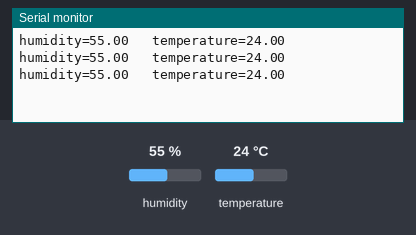
This sketch was run on a simulated Arduino Uno, built with avr-gcc and run on an emulated ATmega328P. Shown: the last lines printed to the serial monitor. Inputs (shaded band) come from the test bench; at power-on: humidity 55 %, temperature 24 °C.

Above: at 3.8 s.
3.9 s: humidity set to 22 %
At 5.9 s:
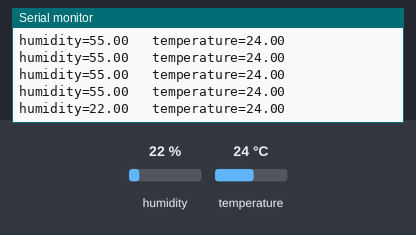
6.8 s: temperature set to 12 °C
At 7.5 s:
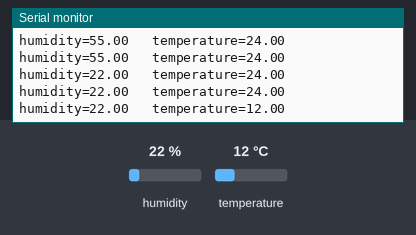
9.7 s: humidity set to 40 %
At 10.9 s:
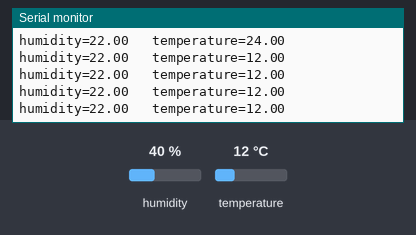
Timing chart, 0 to 12.7 s (numbered marks = the images above; inputs shaded):
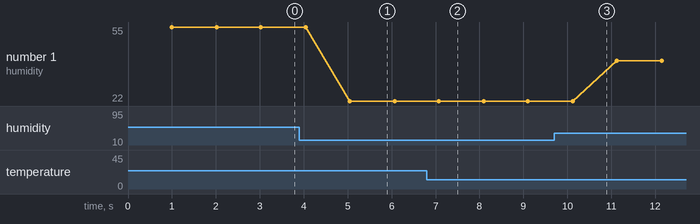

The sketch:

app.ino
```cpp
#include "DHT.h"

#define DHTPIN 2

#define DHTTYPE DHT11

DHT dht(DHTPIN, DHTTYPE);

void setup() {
  Serial.begin(9600);
  dht.begin();
}

void loop() {
  delay(1000);

  Serial.print("humidity=");
  Serial.print(dht.readHumidity());
  Serial.print("\t temperature=");
  Serial.println(dht.readTemperature());
}
```

Measured:
- after the input at 3.9 s, the serial monitor: prints a new line after 1.2 s (image 1)
- after the input at 6.8 s, the serial monitor: prints a new line after 0.28 s (image 2)
- plotted number 1: 55 → 22 after the input at 3.9 s, 22 → 40 after the input at 9.7 s
